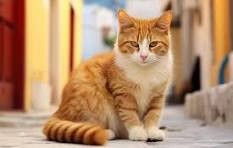
#> input picture assets/cat.jpg, 233 x 148 px
$ python main.py
#> lines starting #> are read from the running program, lines starting #| are printed output that depends on the picture
import cv2
import numpy as np
import matplotlib.pyplot as plt

img = cv2.imread("../assets/cat.jpg")
#> img is the input picture: shape (148, 233, 3); mean B, G, R 109.6, 143.4, 182.5
img = cv2.cvtColor(img, cv2.COLOR_BGR2RGB)

def add_gaussian_noise(image, mean=0, var=0.01):
#> called with mean = 0, var = 0.01
    noise = np.random.normal(mean, var**0.5, image.shape)
    noisy_img = np.clip(image / 255 + noise, 0, 1)
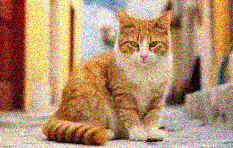
#> noisy_img: shape (148, 233, 3) float64; mean R, G, B 0.711, 0.564, 0.432
    return np.uint8(noisy_img * 255)
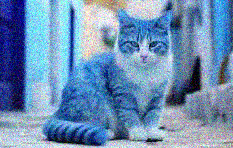
#> returned value: shape (148, 233, 3); mean of channels 0, 1, 2 180.9, 143.3, 109.7; drawn as B, G, R

def add_salt_pepper_noise(image, amount=0.02):
#> called with amount = 0.02
    noisy = np.copy(image)
    total_pixels = image.size // 3
#> total_pixels = 34484
    num_salt = int(amount * total_pixels / 2)
#> num_salt = 344
    num_pepper = num_salt
#> num_pepper = 344
    coords = [np.random.randint(0, i - 1, num_salt) for i in image.shape[:2]]
    noisy[coords[0], coords[1]] = [255, 255, 255]
    coords = [np.random.randint(0, i - 1, num_pepper) for i in image.shape[:2]]
    noisy[coords[0], coords[1]] = [0, 0, 0]
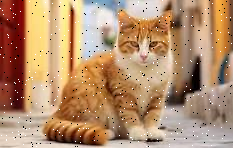
#> noisy: shape (148, 233, 3); mean R, G, B 181.4, 143.2, 110
    return noisy

def apply_filters(noisy_img):
    mean_filtered = cv2.blur(noisy_img, (3, 3))
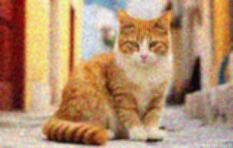
#> mean_filtered: shape (148, 233, 3); mean R, G, B 180.9, 143.3, 109.7
    median_filtered = cv2.medianBlur(noisy_img, 3)
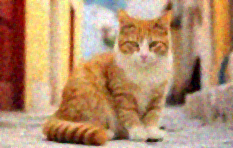
#> median_filtered: shape (148, 233, 3); mean R, G, B 181.9, 143.2, 109.3
    adaptive_filtered = cv2.bilateralFilter(noisy_img, 9, 75, 75)
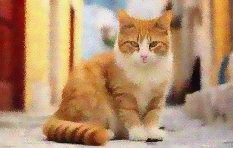
#> adaptive_filtered: shape (148, 233, 3); mean R, G, B 181.3, 143.5, 109.7
    return mean_filtered, median_filtered, adaptive_filtered

gaussian_noisy = add_gaussian_noise(img)
sp_noisy = add_salt_pepper_noise(img)
mean_g, median_g, adaptive_g = apply_filters(gaussian_noisy)
mean_sp, median_sp, adaptive_sp = apply_filters(sp_noisy)
#> in apply_filters (call 2), `mean_filtered = cv2.blur(noisy_img, (3, 3))`:
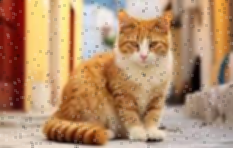
#> mean_filtered: shape (148, 233, 3); mean R, G, B 181.4, 143.1, 109.9
titles = ['Original', 'Gaussian Noise', 'Mean', 'Median', 'Adaptive',
          'Salt & Pepper Noise', 'Mean', 'Median', 'Adaptive']
images = [img, gaussian_noisy, mean_g, median_g, adaptive_g,
          sp_noisy, mean_sp, median_sp, adaptive_sp]
plt.figure(figsize=(10, 8))
for i in range(9):
    plt.subplot(3, 3, i + 1)
    plt.imshow(images[i])
    plt.title(titles[i])
    plt.axis('off')
plt.tight_layout()
plt.show()

$ run again, with assets/flower.jpg copied over assets/cat.jpg
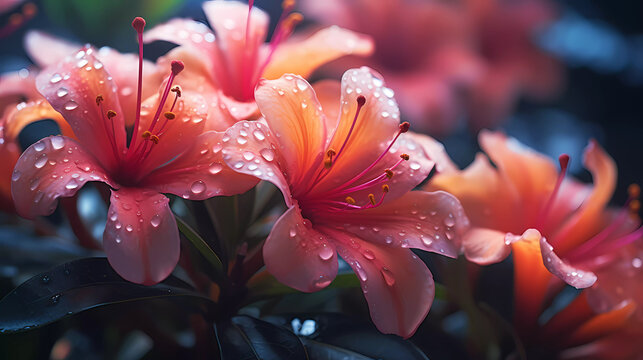
#> input picture assets/flower.jpg, 643 x 360 px
#> img is the input picture: shape (360, 643, 3); mean B, G, R 80.9, 70.5, 117
#> in add_gaussian_noise, `return np.uint8(noisy_img * 255)`:
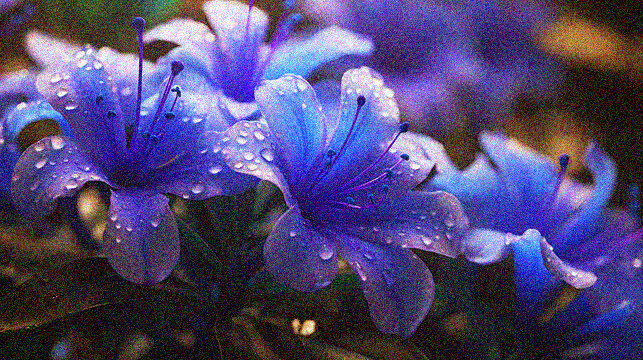
#> returned value: shape (360, 643, 3); mean of channels 0, 1, 2 116.6, 71, 80.8; drawn as B, G, R
#> in apply_filters (call 2), `mean_filtered = cv2.blur(noisy_img, (3, 3))`:
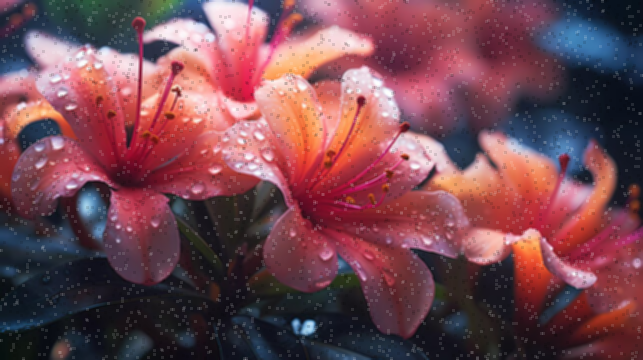
#> mean_filtered: shape (360, 643, 3); mean R, G, B 117.2, 71.6, 81.7
